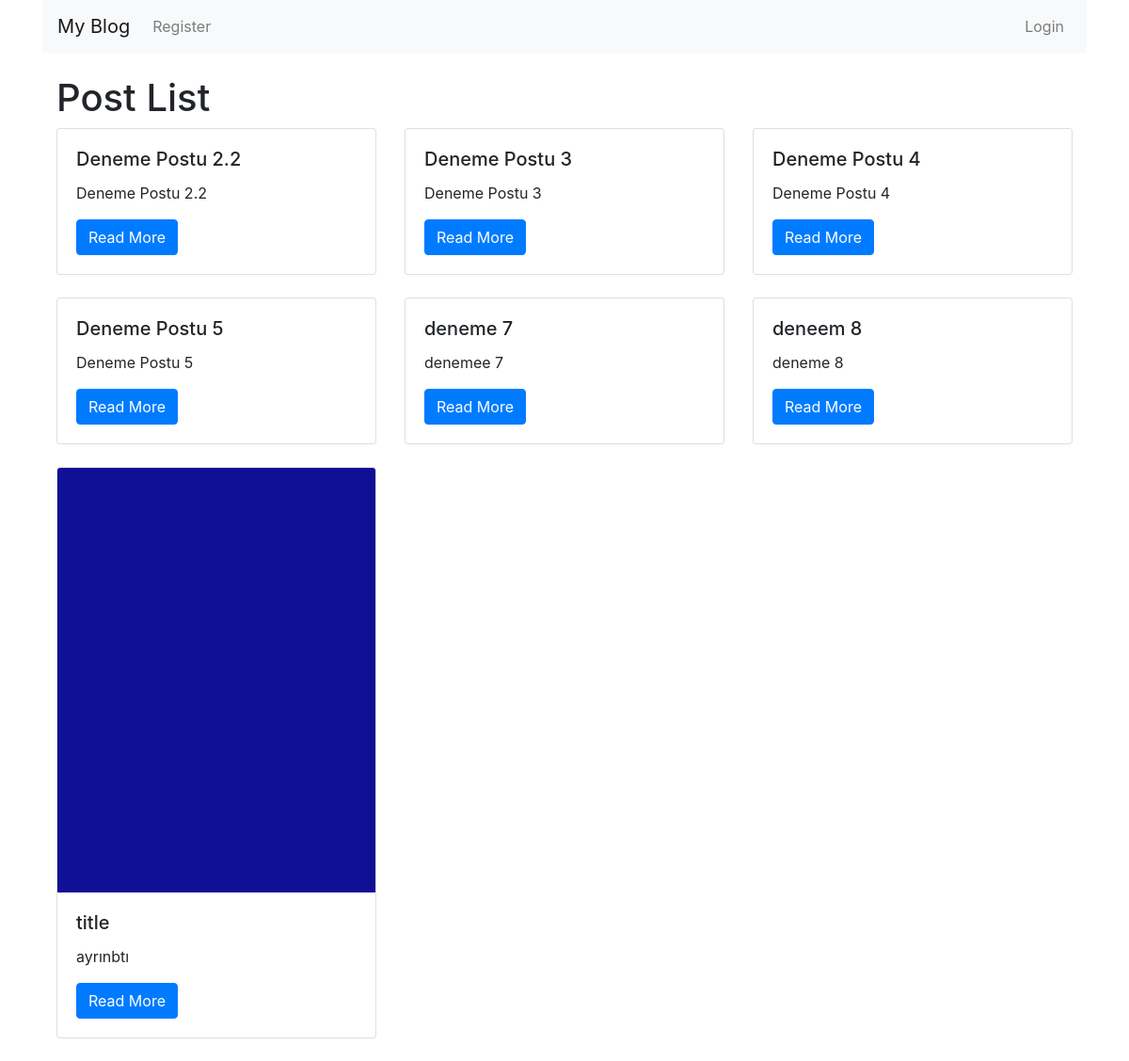
The page / on the database its author committed.
### myapp/models.py (models this page shows, shortened)
class Post(models.Model):
    user = models.ForeignKey(User, on_delete=models.CASCADE)
    title = models.CharField(max_length=200)
    description = models.TextField()
    image = models.ImageField(upload_to='posts/', blank=True, null=True)
    is_deleted = models.BooleanField(default=False)
    user = models.ForeignKey(User, on_delete=models.CASCADE, null=True)

### myapp/views.py (the view)
# urls.py: path('', views.post_list, name='post_list'),
def post_list(request):
    if request.user.is_authenticated:
        posts = Post.objects.filter(is_deleted=False, user=request.user)
    else:
        posts = Post.objects.filter(is_deleted=False)
    return render(request, 'myapp/post_list.html', {'posts': posts})

### myapp/templates/myapp/post_list.html (shortened to what this page needs)
{% extends 'base.html' %}
{% block content %}
    <h1>Post List</h1>
    <div class="row">
        {% for post in posts %}
            <div class="col-md-4 mb-4">
                <div class="card">
                    {% if post.image %}
                        <img src="{{ post.image.url }}" class="card-img-top" alt="{{ post.title }}">
                    {% endif %}
                    <div class="card-body">
                        <h5 class="card-title">{{ post.title }}</h5>
                        <p class="card-text">{{ post.description }}</p>
                        <a href="{% url 'post_detail' post.id %}" class="btn btn-primary">Read More</a>
                    </div>
                </div>
            </div>
        {% endfor %}
    </div>
{% endblock %}

### rows shown on the page
Post: title "Deneme Postu 2.2", description "Deneme Postu 2.2"
Post: title "Deneme Postu 3", description "Deneme Postu 3"
Post: title "Deneme Postu 4", description "Deneme Postu 4"
Post: title "Deneme Postu 5", description "Deneme Postu 5"
Post: title "deneme 7", description "denemee 7"
Post: title "deneem 8", description "deneme 8"
Post: image (picture), title "title", description "ayrınbtı"
